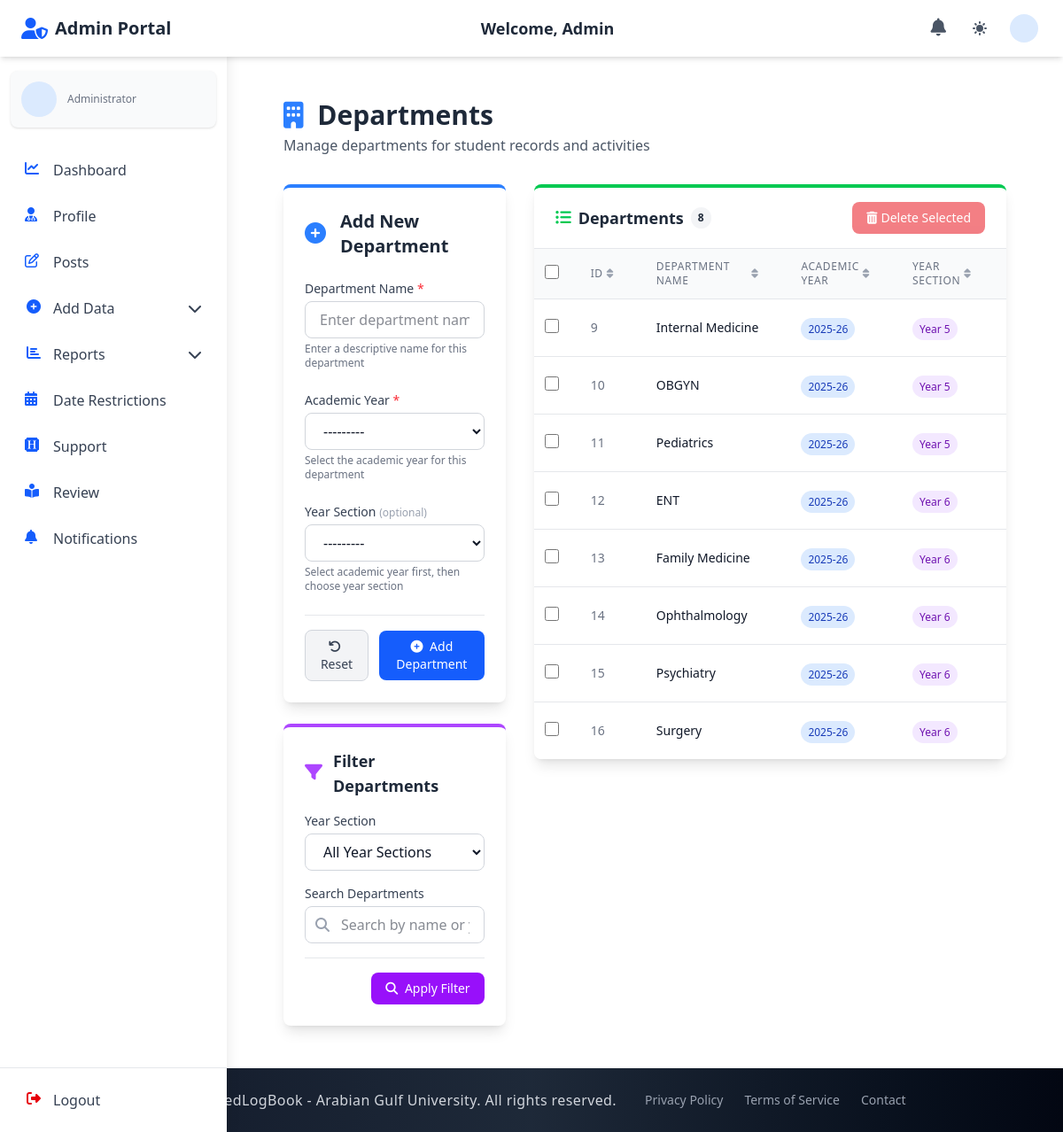
Screenshot of /admin_section/add_department/ with the database file from the repository.
### admin_section/models.py (models this page shows, shortened)
class Department(models.Model):
    name = models.CharField(max_length=50)
    log_year = models.ForeignKey(LogYear, on_delete=models.CASCADE, related_name="department_log_year")
    log_year_section = models.ForeignKey(
        LogYearSection,
        on_delete=models.SET_NULL,
        null=True,
        blank=True,
        related_name="department_log_year_section",
        db_index=True,
    )

class LogYear(models.Model):
    year_name = models.CharField(max_length=20, unique=True)
    def __str__(self):
        return self.year_name

class LogYearSection(models.Model):
    year_section_name = models.CharField(max_length=20)
    year_name = models.ForeignKey(LogYear, on_delete=models.CASCADE, related_name="log_year_sections")
    is_deleted = models.BooleanField(default=False)
    def __str__(self):
        return self.year_section_name

### admin_section/views_file/add_department.py (the view)
# urls.py: path("add_department/", add_department, name="add_department"),
def add_department(request):
    if request.method == 'POST':
        if 'delete_ids' in request.POST:
            delete_ids_str = request.POST.get('delete_ids', '')
            if delete_ids_str:
                delete_ids = delete_ids_str.split(',')
                deleted_count = 0
                for dept_id in delete_ids:
                    try:
                        dept = Department.objects.get(id=dept_id)
                        dept.delete()
                        deleted_count += 1
                    except Department.DoesNotExist:
                        pass
                if deleted_count > 0:
                    messages.success(request, f'{deleted_count} departments deleted successfully!')
                return redirect('admin_section:add_department')
        form = DepartmentForm(request.POST)
        if form.is_valid():
            form.save()
            messages.success(request, 'Department added successfully!')
            return redirect('admin_section:add_department')
    else:
        form = DepartmentForm()
    year_section_id = request.GET.get('year_section')
    search_query = request.GET.get('q', '').strip()
    year_sections = LogYearSection.objects.filter(is_deleted=False).order_by('year_name__year_name', 'year_section_name')
    departments = Department.objects.all()
    if year_section_id:
        departments = departments.filter(log_year_section_id=year_section_id)
    if search_query:
        departments = departments.filter(
            Q(name__icontains=search_query) |
            Q(log_year__year_name__icontains=search_query) |
            Q(log_year_section__year_section_name__icontains=search_query)
        ).distinct()
    departments = departments.order_by('log_year_section__year_section_name', 'name')
    paginator = Paginator(departments, 10)  # Show 10 departments per page
    page_number = request.GET.get('page')
    page_obj = paginator.get_page(page_number)
    context = {
        'form': form,
        'departments': page_obj,
        'year_sections': year_sections,
        'selected_year_section': year_section_id,
        'search_query': search_query,
    }
    return render(request, "admin_section/add_department.html", context)

### admin_section/templates/admin_section/add_department.html (shortened to what this page needs)
{% extends 'base.html' %}
{% block navbar %}
{% include 'components/admin_auth_navbar.html' %}
{% endblock %}
{% block content %}
  <div class="container mx-auto px-4 sm:px-6 lg:px-8 py-8 sm:py-10 lg:py-12">
    <div class="flex flex-col md:flex-row justify-between items-start md:items-center mb-8 gap-4">
      <div>
        <h1 class="text-2xl sm:text-3xl font-bold text-gray-800 dark:text-gray-100">
          <i class="fas fa-building text-blue-500 mr-2"></i> Departments
        </h1>
        <p class="text-gray-600 dark:text-gray-400 mt-1">Manage departments for student records and activities</p>
      </div>
    </div>
    <div class="grid grid-cols-1 lg:grid-cols-3 gap-8">
      <div class="lg:col-span-1">
        <div class="bg-white dark:bg-gray-800 shadow-lg rounded-lg overflow-hidden border-t-4 {% if is_edit %}border-yellow-500{% else %}border-blue-500{% endif %}">
          <div class="p-6">
            <div class="flex items-center mb-6">
              <div class="flex-shrink-0 mr-4 {% if is_edit %}text-yellow-500{% else %}text-blue-500{% endif %}">
                <i class="fas {% if is_edit %}fa-edit text-2xl{% else %}fa-plus-circle text-2xl{% endif %}"></i>
              </div>
              <h2 class="text-xl font-semibold text-gray-800 dark:text-gray-100">
                {{ is_edit|yesno:'Edit Existing,Add New' }} Department
              </h2>
            </div>
            <form method="post" action="{% if is_edit %}{% url 'admin_section:edit_department' department.id %}{% else %}{% url 'admin_section:add_department' %}{% endif %}" id="departmentForm">
              <div class="space-y-1 mb-6">
                <label for="id_name" class="block text-sm font-medium text-gray-700 dark:text-gray-300">
                  Department Name <span class="text-red-500">*</span>
                </label>
                <div class="w-full">
                  {{ form.name.as_widget|safe }}
                </div>
                {% if form.name.errors %}
                  <p class="mt-1 text-sm text-red-600 dark:text-red-400">{{ form.name.errors.0 }}</p>
                {% else %}
                  <p class="mt-1 text-xs text-gray-500 dark:text-gray-400">Enter a descriptive name for this department</p>
                {% endif %}
              </div>
              <div class="space-y-1 mb-6">
                <label for="id_log_year" class="block text-sm font-medium text-gray-700 dark:text-gray-300">
                  Academic Year <span class="text-red-500">*</span>
                </label>
                <div class="w-full">
                  {{ form.log_year.as_widget|safe }}
                </div>
                {% if form.log_year.errors %}
                  <p class="mt-1 text-sm text-red-600 dark:text-red-400">{{ form.log_year.errors.0 }}</p>
                {% else %}
                  <p class="mt-1 text-xs text-gray-500 dark:text-gray-400">Select the academic year for this department</p>
                {% endif %}
              </div>
              <div class="space-y-1 mb-6">
                <label for="id_log_year_section" class="block text-sm font-medium text-gray-700 dark:text-gray-300">
                  Year Section <span class="text-gray-400 text-xs font-normal">(optional)</span>
                </label>
                <div class="relative">
                  <div class="w-full">
                    {{ form.log_year_section.as_widget|safe }}
                  </div>
                </div>
                {% if form.log_year_section.errors %}
                  <p class="mt-1 text-sm text-red-600 dark:text-red-400">{{ form.log_year_section.errors.0 }}</p>
                {% else %}
                  <p class="mt-1 text-xs text-gray-500 dark:text-gray-400">Select academic year first, then choose year section</p>
                {% endif %}
              </div>
              <div class="flex items-center justify-end space-x-3 pt-4 border-t border-gray-200 dark:border-gray-700">
                {% if is_edit %}
                  <a href="{% url 'admin_section:add_department' %}" class="px-4 py-2 text-sm font-medium text-gray-700 dark:text-gray-300 bg-gray-100 dark:bg-gray-800 rounded-lg border border-gray-300 dark:border-gray-600 hover:bg-gray-200 dark:hover:bg-gray-700 focus:outline-none focus:ring-2 focus:ring-gray-500 transition-colors duration-200">
                    <i class="fas fa-times mr-1"></i> Cancel
                  </a>
                  <button type="submit" class="px-4 py-2 text-sm font-medium text-white bg-yellow-500 rounded-lg hover:bg-yellow-600 focus:outline-none focus:ring-2 focus:ring-yellow-500 focus:ring-offset-2 transition-colors duration-200">
                    <i class="fas fa-save mr-1"></i> Update Department
                  </button>
                {% else %}
                  <button type="reset" class="px-4 py-2 text-sm font-medium text-gray-700 dark:text-gray-300 bg-gray-100 dark:bg-gray-800 rounded-lg border border-gray-300 dark:border-gray-600 hover:bg-gray-200 dark:hover:bg-gray-700 focus:outline-none focus:ring-2 focus:ring-gray-500 transition-colors duration-200">
                    <i class="fas fa-undo mr-1"></i> Reset
                  </button>
                  <button type="submit" class="px-4 py-2 text-sm font-medium text-white bg-blue-600 rounded-lg hover:bg-blue-700 focus:outline-none focus:ring-2 focus:ring-blue-500 focus:ring-offset-2 transition-colors duration-200">
                    <i class="fas fa-plus-circle mr-1"></i> Add Department
                  </button>
                {% endif %}
              </div>
            </form>
          </div>
        </div>
        <div class="bg-white dark:bg-gray-800 shadow-lg rounded-lg overflow-hidden border-t-4 border-purple-500 mt-6">
          <div class="p-6">
            <div class="flex items-center mb-4">
              <div class="flex-shrink-0 mr-3 text-purple-500">
                <i class="fas fa-filter text-xl"></i>
              </div>
              <h3 class="text-lg font-semibold text-gray-800 dark:text-gray-100">Filter Departments</h3>
            </div>
            <form method="get" action="{% url 'admin_section:add_department' %}" class="space-y-4">
              <div class="space-y-1">
                <label for="year_section" class="block text-sm font-medium text-gray-700 dark:text-gray-300">Year Section</label>
                <select id="year_section" name="year_section" class="w-full px-4 py-2 rounded-lg border border-gray-300 dark:border-gray-600 focus:ring-2 focus:ring-purple-500 focus:border-purple-500 bg-white dark:bg-gray-700 text-gray-900 dark:text-white">
                  <option value="">All Year Sections</option>
                </select>
              </div>
              <div class="space-y-1 mt-4">
                <label for="search-input" class="block text-sm font-medium text-gray-700 dark:text-gray-300">Search Departments</label>
                <div class="relative">
                  <div class="absolute inset-y-0 left-0 pl-3 flex items-center pointer-events-none">
                  </div>
                  <input id="search-input" type="text" name="q" value="{{ search_query }}"
                         class="w-full pl-10 pr-4 py-2 rounded-lg border border-gray-300 dark:border-gray-600 focus:ring-2 focus:ring-purple-500 focus:border-purple-500 bg-white dark:bg-gray-700 text-gray-900 dark:text-white"
                         placeholder="Search by name or year...">
                </div>
              </div>
              <div class="flex items-center justify-end space-x-3 pt-4 border-t border-gray-200 dark:border-gray-700">
                <button type="submit" class="px-4 py-2 text-sm font-medium text-white bg-purple-600 rounded-lg hover:bg-purple-700 focus:outline-none focus:ring-2 focus:ring-purple-500 focus:ring-offset-2 transition-colors duration-200">
                  <i class="fas fa-search mr-1"></i> Apply Filter
                </button>
              </div>
            </form>
          </div>
        </div>
      </div>
      <div class="lg:col-span-2">
        <div class="bg-white dark:bg-gray-800 shadow-lg rounded-lg overflow-hidden border-t-4 border-green-500">
          <div class="px-6 py-4 border-b border-gray-200 dark:border-gray-700 flex flex-col sm:flex-row justify-between items-start sm:items-center gap-4">
            <div class="flex items-center">
              <h3 class="text-lg font-semibold text-gray-800 dark:text-gray-100 flex items-center">
                <i class="fas fa-list-ul text-green-500 mr-2"></i> Departments
                <span class="ml-2 px-2 py-1 text-xs rounded-full bg-gray-100 text-gray-800 dark:bg-gray-700 dark:text-gray-200">{{ departments.paginator.count }}</span>
              </h3>
            </div>
            <div>
              <button id="batch-delete-btn" class="px-4 py-2 text-sm font-medium text-white bg-red-600 rounded-lg hover:bg-red-700 focus:outline-none focus:ring-2 focus:ring-red-500 focus:ring-offset-2 opacity-50 cursor-not-allowed flex items-center" disabled>
                <i class="fas fa-trash-alt mr-1"></i> Delete Selected
              </button>
            </div>
          </div>
          <div class="overflow-x-auto">
            <form id="batch-delete-form" method="post" action="{% url 'admin_section:add_department' %}">
              <table id="departments-table" class="min-w-full divide-y divide-gray-200 dark:divide-gray-700">
                <thead class="bg-gray-50 dark:bg-gray-700">
                  <tr>
                    <th scope="col" class="px-3 py-3 text-center">
                      <input type="checkbox" id="select-all-checkbox" class="h-4 w-4 text-blue-600 focus:ring-blue-500 border-gray-300 rounded cursor-pointer">
                    </th>
                    <th scope="col" class="px-6 py-3 text-left text-xs font-medium text-gray-500 dark:text-gray-300 uppercase tracking-wider">
                      <div class="flex items-center">
                        <span>ID</span>
                        <i class="fas fa-sort ml-1 text-gray-400"></i>
                      </div>
                    </th>
                    <th scope="col" class="px-6 py-3 text-left text-xs font-medium text-gray-500 dark:text-gray-300 uppercase tracking-wider">
                      <div class="flex items-center">
                        <span>Department Name</span>
                        <i class="fas fa-sort ml-1 text-gray-400"></i>
                      </div>
                    </th>
                    <th scope="col" class="px-6 py-3 text-left text-xs font-medium text-gray-500 dark:text-gray-300 uppercase tracking-wider">
                      <div class="flex items-center">
                        <span>Academic Year</span>
                        <i class="fas fa-sort ml-1 text-gray-400"></i>
                      </div>
                    </th>
                    <th scope="col" class="px-6 py-3 text-left text-xs font-medium text-gray-500 dark:text-gray-300 uppercase tracking-wider">
                      <div class="flex items-center">
                        <span>Year Section</span>
                        <i class="fas fa-sort ml-1 text-gray-400"></i>
                      </div>
                    </th>
                    <th scope="col" class="px-6 py-3 text-right text-xs font-medium text-gray-500 dark:text-gray-300 uppercase tracking-wider">Actions</th>
                  </tr>
                </thead>
                <tbody class="bg-white dark:bg-gray-800 divide-y divide-gray-200 dark:divide-gray-700">
                  {% for dept in departments %}
                    <tr class="hover:bg-gray-50 dark:hover:bg-gray-700 transition-colors duration-150">
                      <td class="px-3 py-4 whitespace-nowrap text-center">
                        <input type="checkbox" class="dept-checkbox h-4 w-4 text-blue-600 focus:ring-blue-500 border-gray-300 rounded cursor-pointer" data-dept-id="{{ dept.id }}">
                      </td>
                      <td class="px-6 py-4 whitespace-nowrap text-sm text-gray-500 dark:text-gray-300">{{ dept.id }}</td>
                      <td class="px-6 py-4 whitespace-nowrap">
                        <div class="text-sm font-medium text-gray-900 dark:text-white">{{ dept.name }}</div>
                      </td>
                      <td class="px-6 py-4 whitespace-nowrap">
                        <span class="px-2 py-1 text-xs rounded-full bg-blue-100 text-blue-800 dark:bg-blue-900 dark:text-blue-200">
                          {{ dept.log_year.year_name }}
                        </span>
                      </td>
                      <td class="px-6 py-4 whitespace-nowrap">
                        {% if dept.log_year_section %}
                          <span class="px-2 py-1 text-xs rounded-full bg-purple-100 text-purple-800 dark:bg-purple-900 dark:text-purple-200">
                            {{ dept.log_year_section.year_section_name }}
                          </span>
                        {% else %}
                          <span class="text-sm text-gray-500 dark:text-gray-400">N/A</span>
                        {% endif %}
                      </td>
                      <td class="px-6 py-4 whitespace-nowrap text-right text-sm font-medium">
                      </td>
                    </tr>
                  {% endfor %}
                </tbody>
              </table>
            </form>
          </div>
        </div>
      </div>
    </div>
  </div>
{% endblock %}

### rows the page displays
Department: id "9", name "Internal Medicine", log_year.year_name "2025-26", log_year_section.year_section_name "Year 5"
Department: id "10", name "OBGYN", log_year.year_name "2025-26", log_year_section.year_section_name "Year 5"
Department: id "11", name "Pediatrics", log_year.year_name "2025-26", log_year_section.year_section_name "Year 5"
Department: id "12", name "ENT", log_year.year_name "2025-26", log_year_section.year_section_name "Year 6"
Department: id "13", name "Family Medicine", log_year.year_name "2025-26", log_year_section.year_section_name "Year 6"
Department: id "14", name "Ophthalmology", log_year.year_name "2025-26", log_year_section.year_section_name "Year 6"
Department: id "15", name "Psychiatry", log_year.year_name "2025-26", log_year_section.year_section_name "Year 6"
Department: id "16", name "Surgery", log_year.year_name "2025-26", log_year_section.year_section_name "Year 6"

### other values shown
{{ is_edit|yesno:'Edit Existing,Add New' }} "Add New"
{{ departments.paginator.count }} "8"
